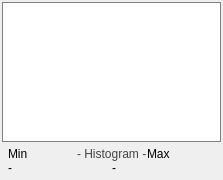
<?xml version="1.0" encoding="UTF-8"?>
<ui version="4.0">
 <class>HistogramWidget</class>
 <widget class="QWidget" name="HistogramWidget">
  <property name="geometry">
   <rect>
    <x>0</x>
    <y>0</y>
    <width>223</width>
    <height>180</height>
   </rect>
  </property>
  <property name="minimumSize">
   <size>
    <width>0</width>
    <height>180</height>
   </size>
  </property>
  <property name="windowTitle">
   <string>Form</string>
  </property>
  <property name="styleSheet">
   <string notr="true">QWidget#histogram_window_{
  border: 1px solid gray;
  background-color: white;

}

QLabel#label_3{
  color: rgb(68, 68, 68);
}</string>
  </property>
  <layout class="QHBoxLayout" name="horizontalLayout_4">
   <property name="spacing">
    <number>0</number>
   </property>
   <property name="margin">
    <number>0</number>
   </property>
   <item>
    <widget class="QWidget" name="base_" native="true">
     <layout class="QVBoxLayout" name="verticalLayout_2">
      <property name="spacing">
       <number>2</number>
      </property>
      <property name="margin">
       <number>2</number>
      </property>
      <item>
       <widget class="QWidget" name="histogram_window_" native="true">
        <property name="sizePolicy">
         <sizepolicy hsizetype="Preferred" vsizetype="MinimumExpanding">
          <horstretch>0</horstretch>
          <verstretch>0</verstretch>
         </sizepolicy>
        </property>
        <layout class="QHBoxLayout" name="histogramLayout">
         <property name="spacing">
          <number>0</number>
         </property>
         <property name="margin">
          <number>2</number>
         </property>
        </layout>
       </widget>
      </item>
      <item>
       <widget class="QWidget" name="widget_3" native="true">
        <property name="minimumSize">
         <size>
          <width>53</width>
          <height>0</height>
         </size>
        </property>
        <layout class="QVBoxLayout" name="verticalLayout">
         <property name="spacing">
          <number>0</number>
         </property>
         <property name="margin">
          <number>0</number>
         </property>
         <item>
          <widget class="QWidget" name="widget_4" native="true">
           <layout class="QHBoxLayout" name="horizontalLayout">
            <property name="spacing">
             <number>0</number>
            </property>
            <property name="leftMargin">
             <number>6</number>
            </property>
            <property name="topMargin">
             <number>3</number>
            </property>
            <property name="rightMargin">
             <number>6</number>
            </property>
            <property name="bottomMargin">
             <number>0</number>
            </property>
            <item>
             <widget class="QLabel" name="label">
              <property name="text">
               <string>Min</string>
              </property>
             </widget>
            </item>
            <item>
             <widget class="QLabel" name="label_3">
              <property name="text">
               <string>- Histogram -</string>
              </property>
             </widget>
            </item>
            <item>
             <widget class="QLabel" name="label_2">
              <property name="layoutDirection">
               <enum>Qt::RightToLeft</enum>
              </property>
              <property name="text">
               <string>Max</string>
              </property>
             </widget>
            </item>
           </layout>
          </widget>
         </item>
         <item>
          <widget class="QWidget" name="widget_5" native="true">
           <layout class="QHBoxLayout" name="horizontalLayout_2">
            <property name="spacing">
             <number>0</number>
            </property>
            <property name="leftMargin">
             <number>6</number>
            </property>
            <property name="topMargin">
             <number>0</number>
            </property>
            <property name="rightMargin">
             <number>6</number>
            </property>
            <property name="bottomMargin">
             <number>3</number>
            </property>
            <item>
             <widget class="QLabel" name="min">
              <property name="text">
               <string>-</string>
              </property>
             </widget>
            </item>
            <item>
             <widget class="QLabel" name="max">
              <property name="layoutDirection">
               <enum>Qt::RightToLeft</enum>
              </property>
              <property name="text">
               <string>-</string>
              </property>
             </widget>
            </item>
           </layout>
          </widget>
         </item>
        </layout>
       </widget>
      </item>
     </layout>
    </widget>
   </item>
  </layout>
 </widget>
 <resources/>
 <connections/>
</ui>
